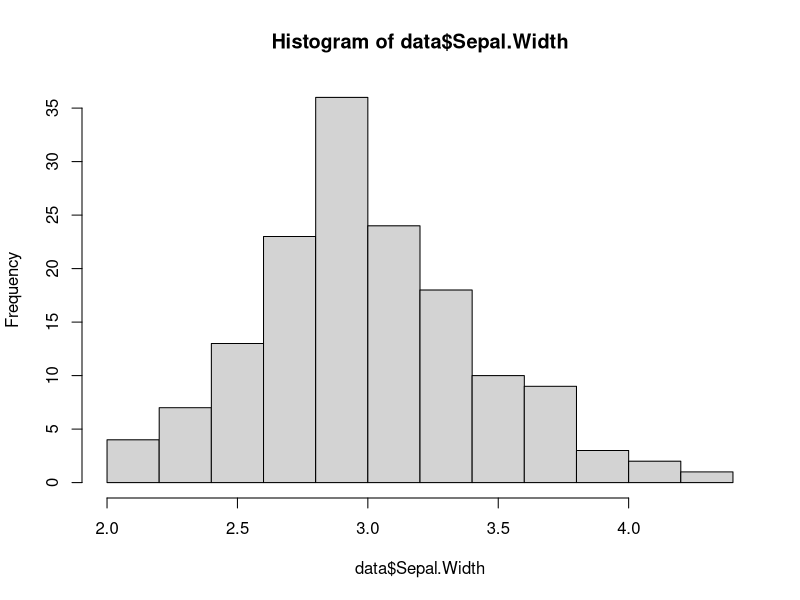
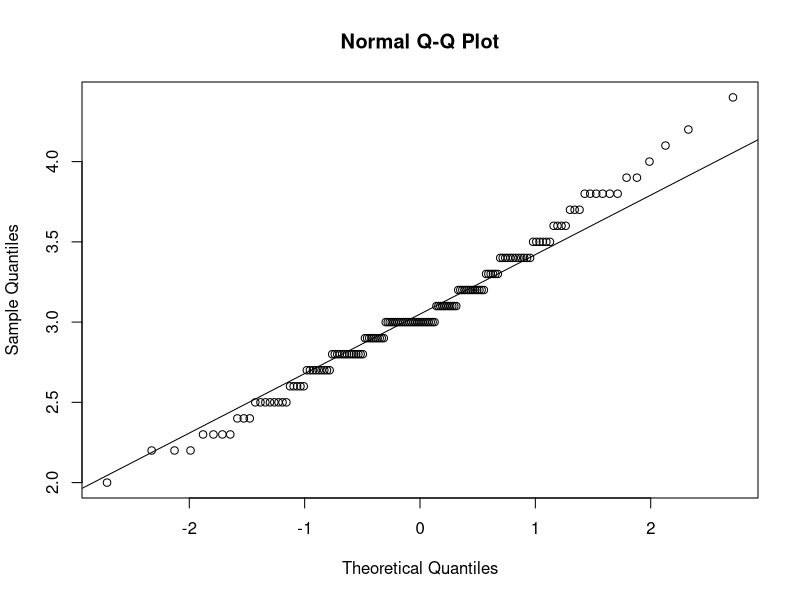
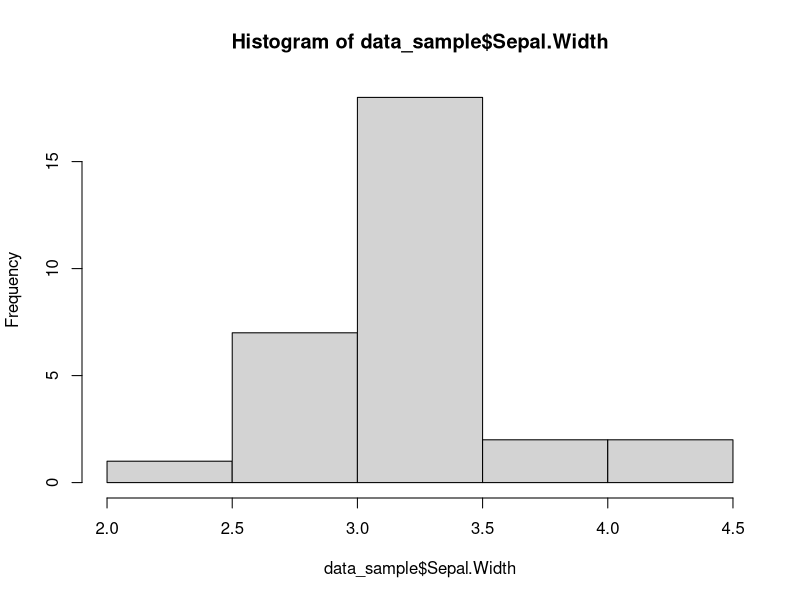
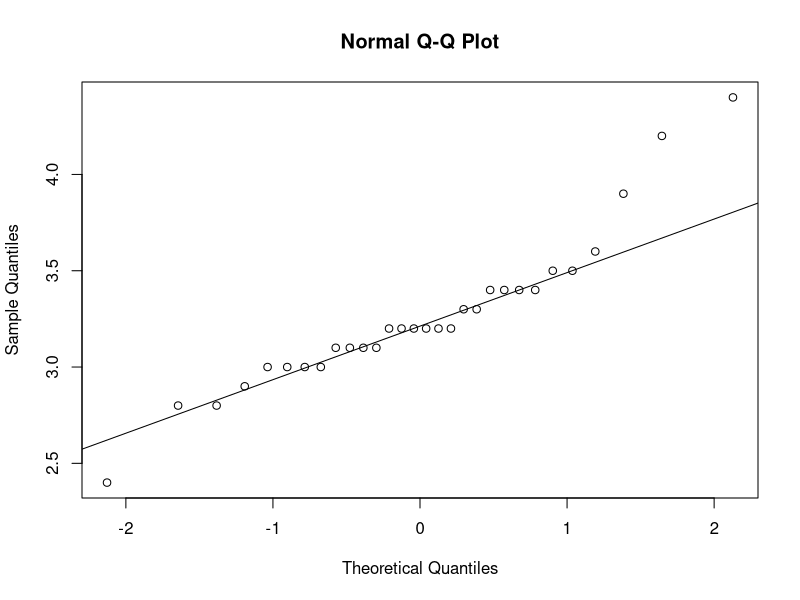
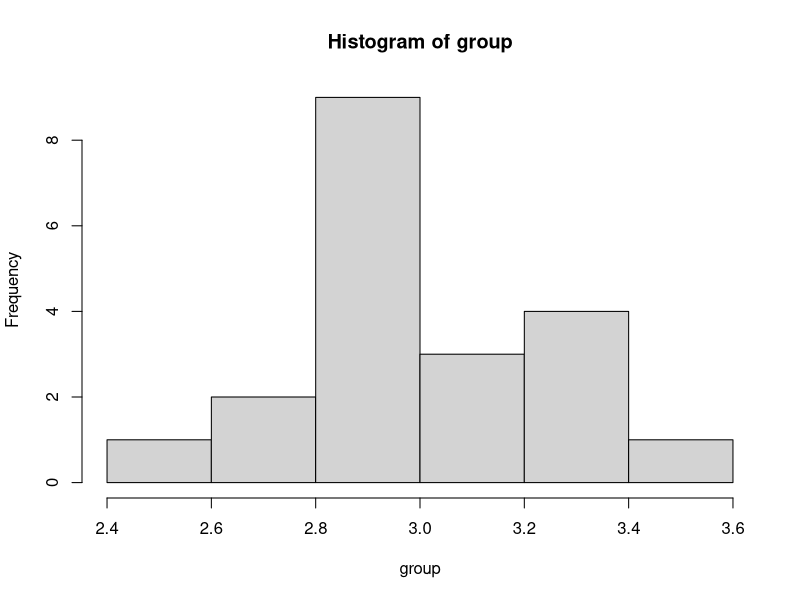
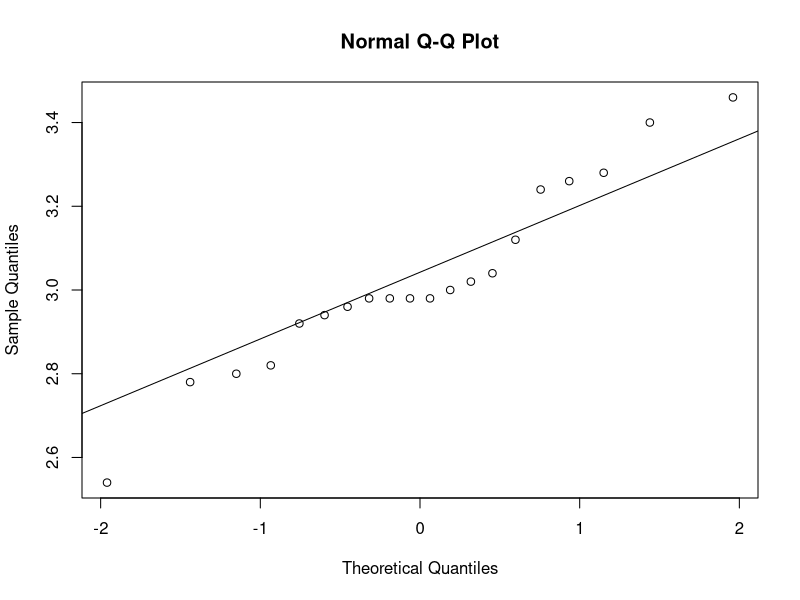

Write R code to recreate these figures, in order. (Note: this script raises an error after producing the figures.)
## ---- chunk 1
data <- iris
head(iris)
## ---- chunk 2

hist(data$Sepal.Width)
shapiro.test(data$Sepal.Width)
qqnorm(data$Sepal.Width)
qqline(data$Sepal.Width)
#Or iris dataset ? 
## ---- chunk 3
low <- mean(data$Sepal.Width)-1.96*sd(data$Sepal.Width)/sqrt(length(data$Sepal.Width))
high <- mean(data$Sepal.Width)+1.96*sd(data$Sepal.Width)/sqrt(length(data$Sepal.Width))
print(c(low,high))
## ---- chunk 4
(mu <- mean(data$Sepal.Width))
## ---- chunk 5
set.seed(121)
data_sample <- data[sample(1:150,30),]
mean(data_sample$Sepal.Width)
hist(data_sample$Sepal.Width)
shapiro.test(data_sample$Sepal.Width)
qqnorm(data_sample$Sepal.Width)
qqline(data_sample$Sepal.Width)
## ---- chunk 6
group <- c()
sampled_data <- c()
for (i in 1:20) { #au total, 100 individus auront été échantillonnés
  set.seed(i)
  sample_temp <- sample(setdiff(1:139,sampled_data),5)
  sampled_data <- c(sampled_data,sample_temp)
  group <- c(group,mean(data[sample_temp,"Sepal.Width"]))
  
}
## ---- chunk 7
hist(group)
qqnorm(group)
qqline(group)
shapiro.test(group)
## ---- chunk 8
# Our real population
irisPopulation <- iris$Sepal.Width
# Our field sampling
set.seed(42)
irisSampling <- irisPopulation[sample(1:150,15)]
## ---- chunk 9
# Field sampling mean
mean(irisSampling)
## ---- chunk 10
# Fix our number of bootstrap iterations
B = 1000

# Create an empty list to stock our resamplings
bootstrapSamples <- vector("list",B)

# Bootstrap resampling algorithm
for (i in 1:B) {
  # Randomly sample n elements with replacement
  bootstrapSamples[[i]] <- sample(irisSampling, replace = TRUE)
}
## ---- chunk 11
# Our original field sampling
sort(irisSampling)
## ---- chunk 12
# A few resampling
sort(bootstrapSamples[[5]])
sort(bootstrapSamples[[777]])
## ---- chunk 13
# Compute mean for each boostrap samples
iterationMeans <- sapply(bootstrapSamples, mean)
## ---- chunk 14
# Probability distribution plot
ggplot(data = data.frame(iterationMeans), aes(x = iterationMeans)) +
  geom_histogram(binwidth = 0.05, fill = "skyblue", color = "black", aes(y =after_stat(density))) +
  geom_density(alpha = 0.5, fill = "orange") +
  geom_vline(xintercept = mean(irisSampling), color = "red", linetype = "dashed") +
  labs(title = "Empirical probability distribution of mean values",
       x = "Mean",
       y = "Density") +
  theme_minimal()
## ---- chunk 15
# Get percentile 2.5%
quantile(iterationMeans, probs = 0.025)
## ---- chunk 16
# Get percentile 97.5%
quantile(iterationMeans, probs = 0.975)
## ---- chunk 17
# Probability distribution plot
ggplot(data = data.frame(iterationMeans), aes(x = iterationMeans)) +
  geom_histogram(binwidth = 0.05, fill = "skyblue", color = "black", aes(y =after_stat(density))) +
  geom_density(alpha = 0.5, fill = "orange") +
  geom_vline(xintercept = mean(irisSampling), color = "red", linetype = "dashed") +
  geom_vline(xintercept = quantile(iterationMeans, probs = 0.025), color = "green", linetype = "dashed") +
  geom_vline(xintercept = quantile(iterationMeans, probs = 0.975), color = "green", linetype = "dashed") +
  labs(title = "Empirical probability distribution of mean values",
       x = "Mean",
       y = "Density") +
  theme_minimal()
## ---- chunk 18
mean(irisPopulation)
